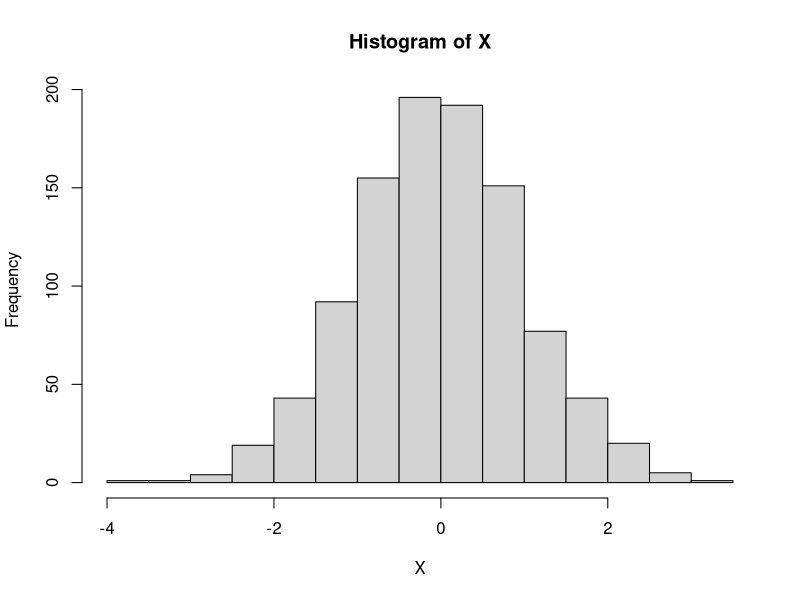

R code for this plot:
# Simulate a 1000 realization from a normal distribution 
X=rnorm(1000)

#Make an histogram
#asdnlkasj
hist(X, col="lightgrey")

